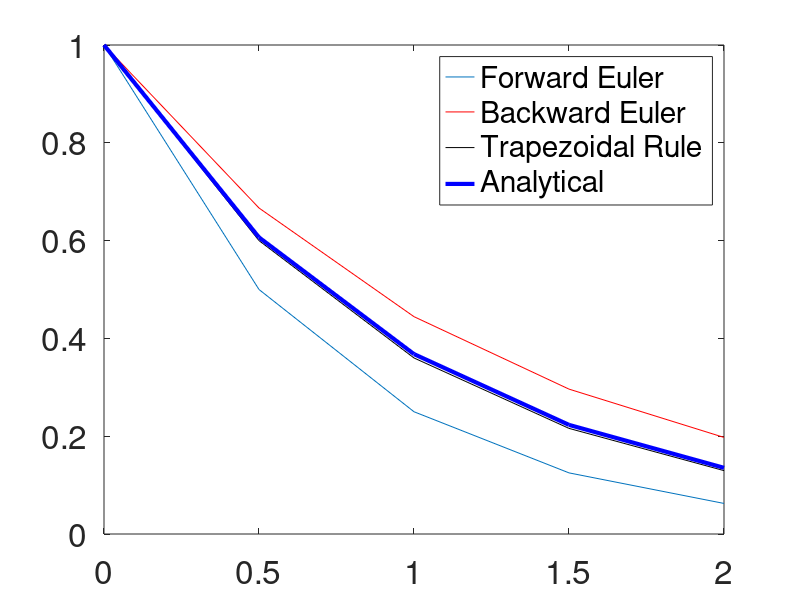

MATLAB code for this plot: (Note: this script raises an error after producing the figure.)
% Mech 587 - CFD
% A sample code for three integration methods

nstep=5;
dt=0.5;
u1=zeros(nstep, 1);
u2=zeros(nstep, 1);
u3=zeros(nstep, 1);
uex=zeros(nstep, 1);
t=zeros(nstep, 1);
t(1) = 0; u1(1)=1; u2(1)=1; u3(1)=1; uex(1)=1;

for i = 2:nstep
  u1(i)=u1(i-1) - dt*u1(i-1); % Forward Euler
  u2(i)=u2(i-1) / (1.0 + dt); % Backward Euler
  u3(i) =u3(i-1) * (1.0-0.5*dt)/(1.0+0.5*dt); %Trapezoidal Rule
  t(i)=t(i-1)+dt;
  uex(i)=exp(-t(i));
endfor
plot(t,u1); hold on; plot(t,u2,'r'); plot(t,u3,'k'); 
plot(t,uex,'b', 'linewidt',3);
h = legend({'Forward Euler', 'Backward Euler', 'Trapezoidal Rule', 'Analytical'}, 
'Location', 'northeast')
legend(h)
set(gca, 'fontsize', 24, 'lindewidt', 2);
hold off
